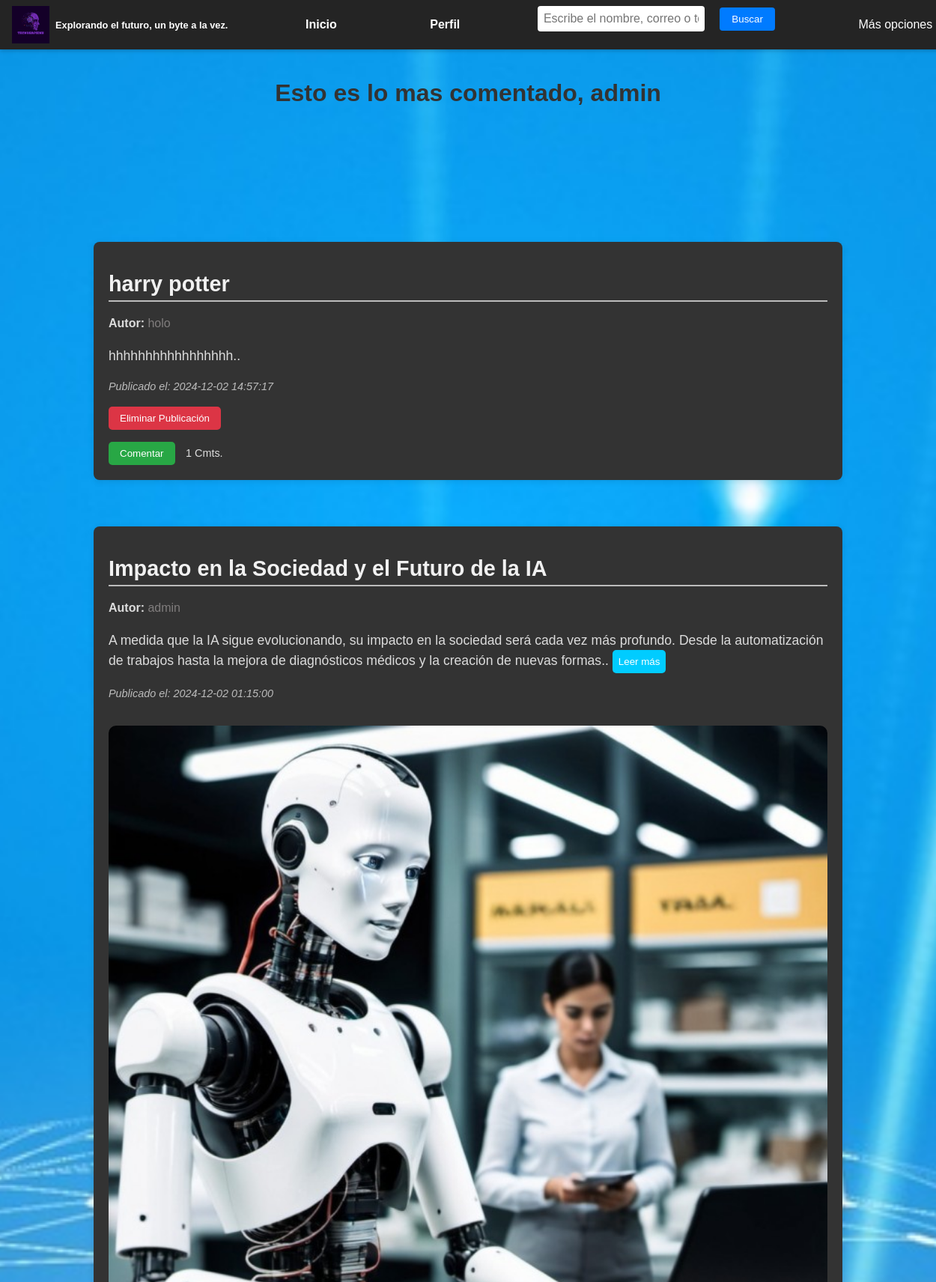
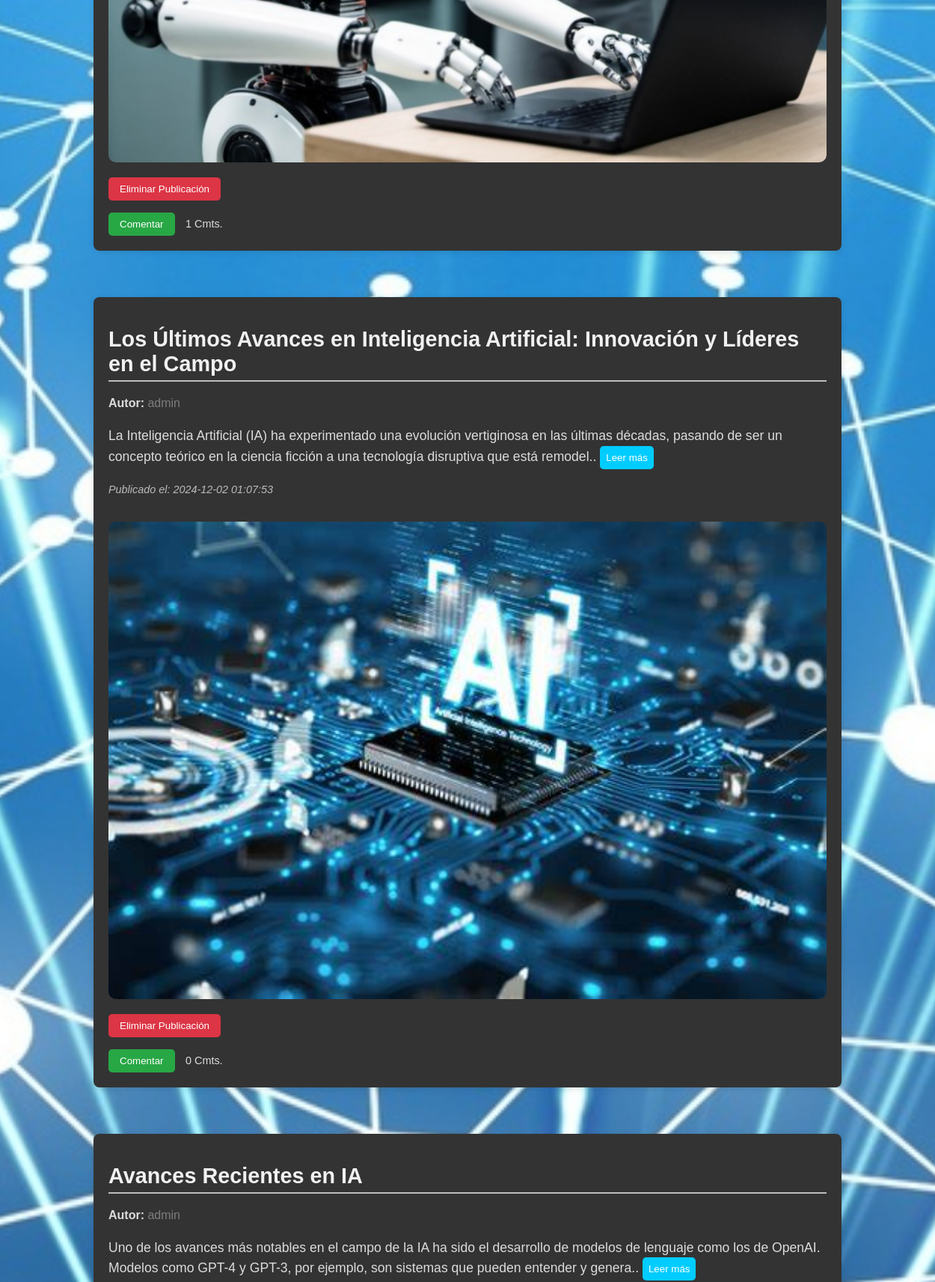
Screenshot of /masco.php (signed in, upper part) with the database file from the repository (2 pictures, top to bottom).
### tables this page shows
CREATE TABLE `post` (
  `id` int(11) NOT NULL,
  `author` varchar(255) DEFAULT NULL,
  `title` varchar(255) NOT NULL,
  `content` text NOT NULL,
  `media` varchar(255) DEFAULT NULL,
  `date` datetime DEFAULT current_timestamp()
);

### masco.php (the view, shortened to what this page needs)
<?php
require 'db.php';
$isAdminOrModerator = $_SESSION['role'] == 'admin' || $_SESSION['role'] == 'moderator';
$username = $_SESSION['username'];
?>
<!DOCTYPE html>
<html lang="es">
<head>
    <link rel="stylesheet" href="mono1.css">
</head>
<body>
        <br><br><br><br><br>
    <h1 id="saludo">Esto es lo mas comentado, <?php echo htmlspecialchars($username); ?></h1>
    <div class="nav">
        <div class="logo">
            <header>
            <img src="TecnoSapiens.png" alt="Logo de TecnoSapiens" id="logo">
            </header>
            <h5 id="lema">Explorando el futuro, un byte a la vez.</h6>
        </div>
        <a href="inicio.php">Inicio</a>
        <a href="perfil.php">Perfil</a>
        <form class="butt" method="POST" action="" style="display:inline;">
            <input type="text" name="criterio" placeholder="Escribe el nombre, correo o teléfono">
            <button type="submit" name="buscar">Buscar</button>
        </form>
        <div class="dropdown">
            <button class="dropbtn">Más opciones</button>
        </div>
    </div>
    <div class="resultados_búsqueda">
    </div>
    <br><br>
    <div class="posts-container">
        <?php
            $query = "
                SELECT p.*, COUNT(c.id) AS comment_count
                FROM post p
                LEFT JOIN comment c ON p.id = c.post_id
                GROUP BY p.id
                ORDER BY comment_count DESC";
            $stmt = $pdo->query($query);
            $posts = $stmt->fetchAll(PDO::FETCH_ASSOC);
            if (!empty($posts)):
        ?>
            <?php foreach ($posts as $post): ?>
                <div class="post">
                    <h2><?= htmlspecialchars($post['title']); ?></h2>
                    <p><strong>Autor:</strong> <?= htmlspecialchars($post['author']); ?></p>
                    <p class="post-content">
                        <?php
                            $content = htmlspecialchars($post['content']);
                            $shortContent = mb_substr($content, 0, 200);
                        ?>
                        <span class="short-content"><?= nl2br($shortContent); ?>.. </span>
                        <?php if (mb_strlen($content) > 200): ?>
                            <button class="toggle-content">Leer más</button>
                        <?php endif; ?>
                    </p>
                    <p><em>Publicado el: <?= $post['date']; ?></em></p>
                    <?php if (!empty($post['media'])): ?>
                        <div class="media">
                            <?php
                            $fileType = mime_content_type($post['media']);
                            if (strpos($fileType, 'image') !== false): ?>
                                <img src="<?= htmlspecialchars($post['media']); ?>" alt="Imagen" style="max-width: 100%; height: auto;">
                            <?php endif; ?>
                        </div>
                    <?php endif; ?>
                     <?php if ($isAdminOrModerator): ?>
                        <button class="delete-post" data-post-id="<?= $post['id']; ?>">Eliminar Publicación</button>
                    <?php endif; ?>
                    <div>
                        <button class="toggle-comments" data-post-id="<?= $post['id']; ?>">Comentar</button>
                        <span class="comment-count"><?= $post['comment_count']; ?> Cmts.</span>
                    </div>
                </div>
            <?php endforeach; ?>
        <?php else: ?>
            <p>No hay publicaciones aún.</p>
        <?php endif; ?>
    </div>
</body>
</html>

### mono1.css (style rules this page uses)
body { margin: 0; font-family: Arial, sans-serif; background-image: url('tecno.jpeg'); background-size: cover; background-attachment: fixed; background-position: center; background-repeat: no-repeat; color: #fff; }
.posts-container { width: 80%; max-width: 1000px; margin: 0 auto; display: flex; flex-direction: column; gap: 2rem; }
.post-content, .comment p { word-wrap: break-word; overflow-wrap: break-word; }
#saludo { text-align: center; color: #333; font-size: 2rem; margin: 1rem 0; }
.nav { position: fixed; top: 0; width: 100%; background-color: #242424; display: flex; align-items: center; justify-content: space-between; padding: 0.5rem 1rem; box-shadow: 0 2px 5px rgba(0, 0, 0, 0.2); z-index: 1000; }
.nav a, .nav button { color: #fff; text-decoration: none; margin: 0 0.5rem; padding: 0.5rem 0.8rem; transition: background-color 0.3s ease; }
.logo { display: flex; align-items: center; }
#logo { width: 50px; height: auto; margin-right: 0.5rem; }
#lema { color: #fff; font-size: 0.8rem; margin: 0; }
.butt { display: flex; align-items: center; }
.butt input { padding: 0.5rem; border: none; border-radius: 4px; margin-right: 0.5rem; outline: none; font-size: 1rem; }
.butt button { padding: 0.5rem 1rem; background-color: #007bff; color: #fff; border: none; border-radius: 4px; cursor: pointer; transition: background-color 0.3s ease; }
.dropdown { position: relative; }
.dropbtn { background-color: #242424; color: white; padding: 0.5rem 1rem; font-size: 1rem; border: none; cursor: pointer; transition: background-color 0.3s ease; }
.resultados_búsqueda { width: 100%; max-width: 1200px; margin: 2rem auto; padding: 20px; }
.post-content { font-size: 1rem; color: #dddddd; }
.post-content button { background-color: #00ccff; color: white; padding: 0.5rem; border: none; border-radius: 5px; cursor: pointer; transition: background-color 0.3s; }
.toggle-comments { background-color: #00ccff; color: white; padding: 0.5rem; border: none; border-radius: 5px; cursor: pointer; transition: background-color 0.3s; margin-top: 1rem; }
.comment-count { color: #dddddd; font-size: 0.9rem; margin-left: 10px; }
.delete-post { background-color: #ff4d4d; color: white; padding: 20px; border: none; border-radius: 5px; cursor: pointer; transition: background-color 0.3s; }
.posts-container { max-width: 1200px; margin: 20px auto; padding: 20px; border-radius: 10px; color: #f1f1f1; }
.post { background-color: #333333; padding: 20px; margin-bottom: 30px; border-radius: 8px; box-shadow: 0 2px 8px rgba(0, 0, 0, 0.1); }
.post h2 { font-size: 1.8em; color: #f1f1f1; margin-bottom: 15px; }
.post p strong { color: #dcdcdc; }
.post-content { font-size: 1.1em; line-height: 1.5; color: #e0e0e0; }
.short-content { color: #dcdcdc; }
.toggle-content { background-color: #007bff; color: white; border: none; padding: 8px 15px; border-radius: 5px; cursor: pointer; transition: background-color 0.3s; }
.post p em { font-size: 0.9em; color: #bbb; }
.media img, .media video { width: 100%; border-radius: 10px; margin-top: 1rem; margin-bottom: 20px; }
.delete-post { background-color: #dc3545; color: white; border: none; padding: 8px 15px; border-radius: 5px; cursor: pointer; transition: background-color 0.3s; }
.toggle-comments { background-color: #28a745; color: white; border: none; padding: 8px 15px; border-radius: 5px; cursor: pointer; transition: background-color 0.3s; }
form button { background-color: #007bff; color: white; padding: 10px 20px; border: none; border-radius: 5px; cursor: pointer; transition: background-color 0.3s; }
.content h1, h2, h3 { color: #4CAF50; margin-bottom: 10px; }
h2 { font-size: 20px; border-bottom: 2px solid #bcbcbc; padding-bottom: 5px; margin-top: 20px; }
p { font-size: 16px; color: #807d7d; line-height: 1.6; margin-bottom: 15px; }
a { color: #4CAF50; text-decoration: none; font-weight: bold; }

### rows the page displays
post: title "harry potter", author "holo", content "hhhhhhhhhhhhhhhhh", date "2024-12-02 14:57:17", comment_count "1"
post: title "Impacto en la Sociedad y el Futuro de la IA", author "admin", content "A medida que la IA sigue evolucionando, su impacto en la sociedad será cada vez más profundo. Desde la automatización de trabajos hasta la mejora de diagnósticos médicos y la creación de nuevas formas", shows "Leer más", date "2024-12-02 01:15:00", media (picture), comment_count "1"
post: title "Los Últimos Avances en Inteligencia Artificial: Innovación y Líderes en el Campo", author "admin", content "La Inteligencia Artificial (IA) ha experimentado una evolución vertiginosa en las últimas décadas, pasando de ser un concepto teórico en la ciencia ficción a una tecnología disruptiva que está remodel", shows "Leer más", date "2024-12-02 01:07:53", media (picture), comment_count "0"
post: title "Avances Recientes en IA", author "admin", content "Uno de los avances más notables en el campo de la IA ha sido el desarrollo de modelos de lenguaje como los de OpenAI. Modelos como GPT-4 y GPT-3, por ejemplo, son sistemas que pueden entender y genera", shows "Leer más"

### other values shown
$username "admin"
